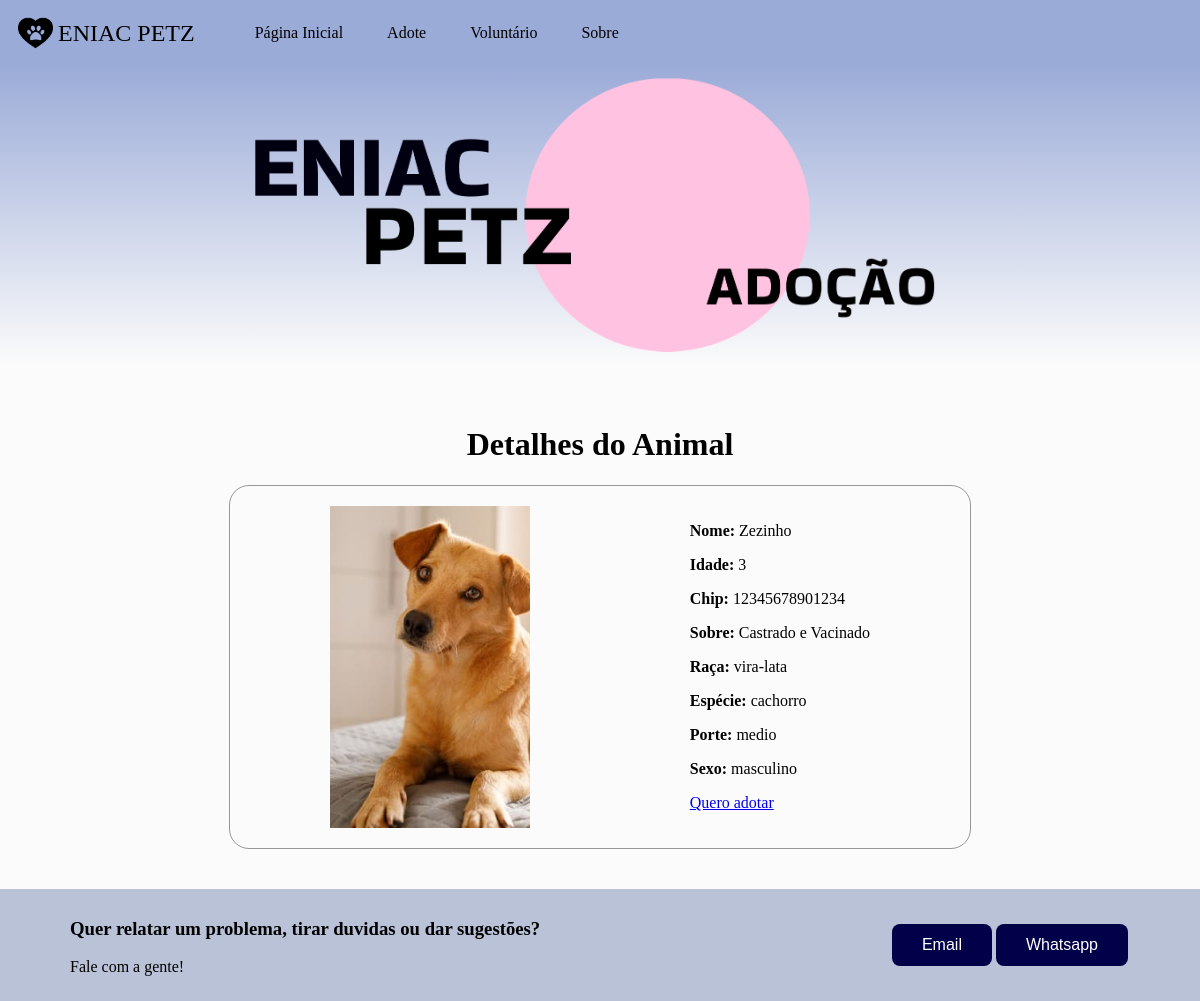
/animais/7/, run on the app's committed database.
### app_animais/models.py (models this page shows, shortened)
class Animal(models.Model):
    nome = models.CharField(max_length=50)
    idade = models.IntegerField('idade')
    chip = models.CharField(max_length=15)
    info_animais = models.CharField('Sobre',max_length=500)
    image = models.ImageField(upload_to='images/')
    raca = models.ForeignKey(Raca, on_delete = models.CASCADE)
    especie = models.ForeignKey(Especie, on_delete = models.CASCADE)
    porte = models.ForeignKey(Porte, on_delete = models.CASCADE)
    sexo = models.ForeignKey(Sexo, on_delete = models.CASCADE)
    disponivel = models.BooleanField(default=True)
    data = models.DateTimeField(auto_now_add=True)
    class Meta:
        verbose_name = 'Animal'
        verbose_name_plural = 'Animais'
        ordering = ['-data']

class Raca(models.Model):
    raca = models.CharField(max_length=50)
    class Meta:
        verbose_name = 'Raça'
        verbose_name_plural = 'Raças'
    def __str__(self):
        return self.raca

class Especie(models.Model):
    especie = models.CharField(max_length=50)
    def __str__(self):
        return self.especie

class Porte(models.Model):
    porte = models.CharField(max_length=50)
    def __str__(self):
        return self.porte

class Sexo(models.Model):
    sexo = models.CharField(max_length=50)
    def __str__(self):
        return self.sexo

### app_animais/views.py (the view)
# urls.py: path('animais/<int:pk>/', animal_detail, name='animal_detail'),
def animal_detail(request, pk):
    animal = get_object_or_404(Animal, pk=pk)
    return render(request, 'animal_detail.html', {'animal': animal})

### app_animais/templates/animal_detail.html
{% extends 'base.html' %}
{% load static %}
{% block content %}
<link rel="stylesheet" type="text/css" href="{% static '/animais/css/style.css' %}">
  <header class="header" >
    <img src="{% static '/animais/img/header-adocao.png' %}" class="header-adocao" alt="header-adocao"/>
  </header>
  <div class="margem-pagina">
  <h1>Detalhes do Animal</h1>
<div class="detalhes-animal">
<img src="{{ animal.image.url }}" class ="foto-animal" alt="Imagem do Animal"/>
<div class="detalhes" >
<p><strong>Nome:</strong> {{ animal.nome }}</p>
<p><strong>Idade:</strong> {{ animal.idade }}</p>
<p><strong>Chip:</strong> {{ animal.chip }}</p>
<p><strong>Sobre:</strong> {{ animal.info_animais }}</p>
<p><strong>Raça:</strong> {{ animal.raca }}</p>
<p><strong>Espécie:</strong> {{ animal.especie }}</p>
<p><strong>Porte:</strong> {{ animal.porte }}</p>
<p><strong>Sexo:</strong> {{ animal.sexo }}</p>
<p><a href="{% url 'formulario_animal' pk=animal.pk %}">Quero adotar</a></p>
</div>
</div>
</div>
{% endblock %}

### abrigo/static/style.css (style rules this page uses)
body { margin: 0px; padding: 0px; background-color: rgba(251, 251, 251, 1); }

### app_animais/static/animais/css/style.css (style rules this page uses)
.header { background-image: linear-gradient(-360deg,rgba(251, 251, 251, 1),rgba(155, 171, 216, 1)); display: flex; height: 300px; align-items: center; justify-content: center; z-index: -1; }
.header-adocao { width: 700px; height: auto; }
.foto-animal { width: 200px; object-fit: cover; }
.detalhes-animal { display: flex; justify-content:space-around; border: 1px solid rgba(151, 151, 151, 1); border-radius: 20px; width: 700px; margin: 0 auto; padding: 20px; }
h1 { display: flex; justify-content: center; }
.margem-pagina { padding: 40px; }

### data on the page
Animal: image (picture), nome "Zezinho", idade "3", chip "12345678901234", info_animais "Castrado e Vacinado", raca "vira-lata", especie "cachorro", porte "medio", sexo "masculino"
